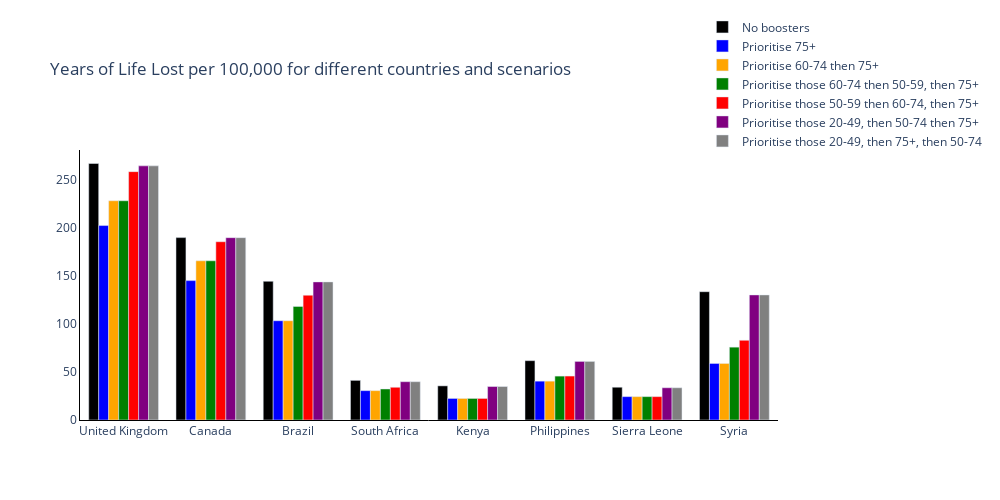

Here is the notebook cell this chart was saved with:
### Markdown cell above
## Summary Figure

### Code cell
new_colours = ['black', 'blue', 'orange', 'green', 'red', 'purple', 'gray']

trace_name = ['{}, {}% boosted'.format(scenario, 100 * scenario_boost_pop_percent[s]) for s, scenario in enumerate(scenario_names)]

fig = go.Figure()
# Plot for each region
for s, scenario in enumerate(scenario_names):
    fig.add_trace(
        go.Bar(
            y=[np.sum(total_years_of_life_lost_mean[r][s, :]) for r, reg in enumerate(regions)],
            x=regions,
            name=scenario_names[s],
            marker_color=new_colours[s],
        )
    )

# Add axis labels
fig.update_layout(
    boxmode='group',
    title='Years of Life Lost per 100,000 for different countries and scenarios',
    width=1000,
    height=500,
    plot_bgcolor='white',
    xaxis=dict(linecolor='black'),
    yaxis=dict(linecolor='black'),
    hovermode='x unified',
    legend=dict(
            orientation="h",
            yanchor="bottom",
            y=0.98,
            xanchor="right",
            x=1.3
        )
    )

fig.write_image('images/Years of Life Lost per Scenario and Country.pdf')
fig.show()

### Figure 1 — Plotly figure (JSON) as saved in the notebook; plotly's stock layout.template omitted (floating-point values rounded to 4 significant figures)
{"data": [{"marker": {"color": "black"}, "name": "No boosters", "type": "bar", "x": ["United Kingdom", "Canada", "Brazil", "South Africa", "Kenya", "Philippines", "Sierra Leone", "Syria"], "y": [266.7, 189.6, 144.2, 41.22, 35.5, 61.71, 34.07, 133.4]}, {"marker": {"color": "blue"}, "name": "Prioritise 75+", "type": "bar", "x": ["United Kingdom", "Canada", "Brazil", "South Africa", "Kenya", "Philippines", "Sierra Leone", "Syria"], "y": [202.2, 144.9, 103.2, 30.53, 22.42, 40.4, 24.3, 58.79]}, {"marker": {"color": "orange"}, "name": "Prioritise 60-74 then 75+", "type": "bar", "x": ["United Kingdom", "Canada", "Brazil", "South Africa", "Kenya", "Philippines", "Sierra Leone", "Syria"], "y": [228.0, 165.6, 103.2, 30.53, 22.42, 40.4, 24.3, 58.79]}, {"marker": {"color": "green"}, "name": "Prioritise those 60-74 then 50-59, then 75+", "type": "bar", "x": ["United Kingdom", "Canada", "Brazil", "South Africa", "Kenya", "Philippines", "Sierra Leone", "Syria"], "y": [228.0, 165.6, 118.1, 32.26, 22.42, 45.65, 24.3, 75.76]}, {"marker": {"color": "red"}, "name": "Prioritise those 50-59 then 60-74, then 75+", "type": "bar", "x": ["United Kingdom", "Canada", "Brazil", "South Africa", "Kenya", "Philippines", "Sierra Leone", "Syria"], "y": [258.3, 185.4, 129.7, 34.03, 22.42, 45.71, 24.3, 82.89]}, {"marker": {"color": "purple"}, "name": "Prioritise those 20-49, then 50-74 then 75+", "type": "bar", "x": ["United Kingdom", "Canada", "Brazil", "South Africa", "Kenya", "Philippines", "Sierra Leone", "Syria"], "y": [264.3, 189.6, 143.6, 39.83, 34.82, 60.93, 33.53, 130.1]}, {"marker": {"color": "gray"}, "name": "Prioritise those 20-49, then 75+, then 50-74", "type": "bar", "x": ["United Kingdom", "Canada", "Brazil", "South Africa", "Kenya", "Philippines", "Sierra Leone", "Syria"], "y": [264.3, 189.6, 143.6, 39.83, 34.82, 60.93, 33.53, 130.1]}], "layout": {"boxmode": "group", "height": 500, "hovermode": "x unified", "legend": {"orientation": "h", "x": 1.3, "xanchor": "right", "y": 0.98, "yanchor": "bottom"}, "plot_bgcolor": "white", "title": {"text": "Years of Life Lost per 100,000 for different countries and scenarios"}, "width": 1000, "xaxis": {"linecolor": "black"}, "yaxis": {"linecolor": "black"}}}
